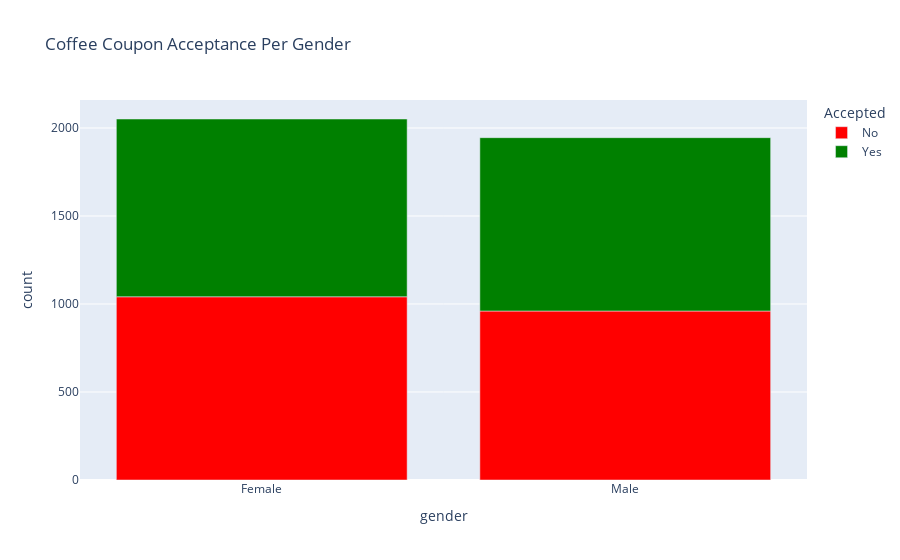

Notebook source saved alongside this figure:
### Code cell
custom_color_palette = ['red', 'green']
fig = px.bar(coffee_gender, 
        x='gender', 
        y='count', 
        color='Accepted',
        title="Coffee Coupon Acceptance Per Gender",
        color_discrete_sequence=custom_color_palette
        
        )

fig.show()

### Figure 1 — Plotly figure (JSON) as saved in the notebook; plotly's stock layout.template omitted (floating-point values rounded to 4 significant figures)
{"data": [{"alignmentgroup": "True", "hovertemplate": "Accepted=No<br>gender=%{x}<br>count=%{y}<extra></extra>", "legendgroup": "No", "marker": {"color": "red", "pattern": {"shape": ""}}, "name": "No", "offsetgroup": "No", "orientation": "v", "showlegend": true, "textposition": "auto", "type": "bar", "x": ["Female", "Male"], "xaxis": "x", "y": [1041, 960], "yaxis": "y"}, {"alignmentgroup": "True", "hovertemplate": "Accepted=Yes<br>gender=%{x}<br>count=%{y}<extra></extra>", "legendgroup": "Yes", "marker": {"color": "green", "pattern": {"shape": ""}}, "name": "Yes", "offsetgroup": "Yes", "orientation": "v", "showlegend": true, "textposition": "auto", "type": "bar", "x": ["Female", "Male"], "xaxis": "x", "y": [1010, 985], "yaxis": "y"}], "layout": {"barmode": "relative", "legend": {"title": {"text": "Accepted"}, "tracegroupgap": 0}, "title": {"text": "Coffee Coupon Acceptance Per Gender"}, "xaxis": {"anchor": "y", "domain": [0, 1], "title": {"text": "gender"}}, "yaxis": {"anchor": "x", "domain": [0, 1], "title": {"text": "count"}}}}
